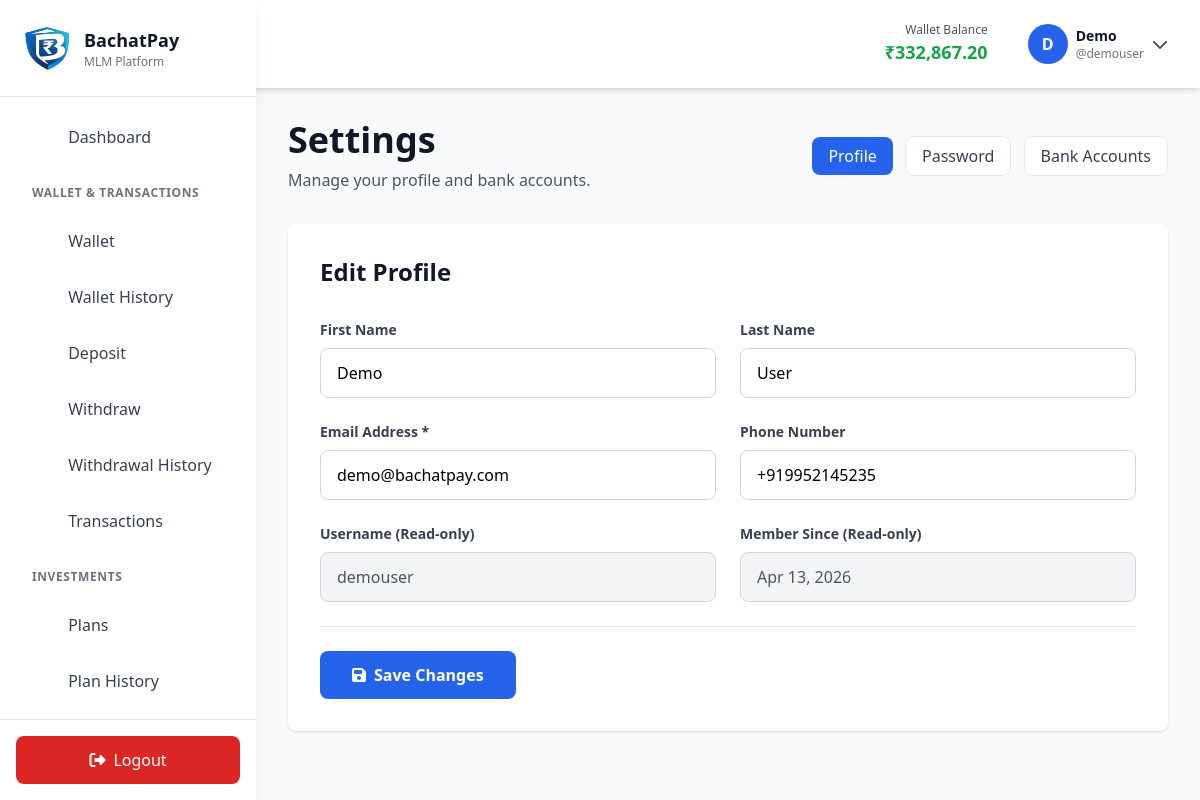
Screenshot of /settings.php (signed in) with the database file from the repository.
### tables this page shows
CREATE TABLE `users` (
  `user_id` int(11) NOT NULL,
  `username` varchar(50) NOT NULL,
  `email` varchar(100) NOT NULL,
  `password` varchar(255) NOT NULL,
  `sponsor_id` int(11) DEFAULT NULL,
  `first_name` varchar(50) DEFAULT NULL,
  `last_name` varchar(50) DEFAULT NULL,
  `phone` varchar(15) DEFAULT NULL,
  `city` varchar(50) DEFAULT NULL,
  `state` varchar(50) DEFAULT NULL,
  `bank_account` varchar(20) DEFAULT NULL,
  `bank_name` varchar(100) DEFAULT NULL,
  `ifsc_code` varchar(20) DEFAULT NULL,
  `wallet_balance` decimal(15,2) DEFAULT 0.00,
  `total_cashback_earned` decimal(15,2) DEFAULT 0.00,
  `total_commission_earned` decimal(15,2) DEFAULT 0.00,
  `total_downline_business` decimal(15,2) DEFAULT 0.00,
  `active_investment` decimal(15,2) DEFAULT 0.00,
  `registration_date` timestamp NOT NULL DEFAULT current_timestamp(),
  `last_login` datetime DEFAULT NULL,
  `status` enum('active','inactive','suspended') DEFAULT 'active',
  `role` enum('user','admin') DEFAULT 'user',
  `reset_token` varchar(255) DEFAULT NULL,
  `reset_expires` datetime DEFAULT NULL
);

### includes/db.php (called while the page is built, shortened)
<?php
require_once __DIR__ . '/config.php';
function isLoggedIn() {
    return isset($_SESSION['user_id']) && !empty($_SESSION['user_id']);
}
function getCurrentUser() {
    global $pdo;
    try {
        $stmt = $pdo->prepare('SELECT * FROM users WHERE user_id = ? AND status = "active"');
        $stmt->execute([$_SESSION['user_id']]);
        return $stmt->fetch();
    } catch (PDOException $e) {
        error_log('Error fetching user: ' . $e->getMessage());
        return null;
    }
}
?>

### includes/functions.php (called while the page is built, shortened)
<?php
require_once __DIR__ . '/config.php';
require_once __DIR__ . '/db.php';
function formatCurrency($amount) {
    return '₹' . number_format($amount, 2);
}
?>

### settings.php (the view, shortened to what this page needs)
<?php
require_once __DIR__ . '/includes/config.php';
require_once __DIR__ . '/includes/db.php';
require_once __DIR__ . '/includes/functions.php';
$user = getCurrentUser();
$tab = $_GET['tab'] ?? 'profile';
?>
<!DOCTYPE html>
<html lang="en">
<head>
    <script src="https://cdn.tailwindcss.com"></script>
    <link rel="stylesheet" href="https://cdnjs.cloudflare.com/ajax/libs/font-awesome/6.4.0/css/all.min.css">
</head>
<body class="bg-gray-50">
    <?php $currentPage = 'settings'; require_once __DIR__ . '/includes/navbar.php'; ?>
    <div class="lg:ml-64 px-4 sm:px-6 lg:px-8 py-8">
        <div class="mb-8 flex flex-col sm:flex-row sm:items-center sm:justify-between gap-4">
            <div>
                <h1 class="text-4xl font-bold text-gray-900 mb-2">Settings</h1>
                <p class="text-gray-600">Manage your profile and bank accounts.</p>
            </div>
            <div class="space-x-2">
                <a href="settings.php?tab=profile" class="px-4 py-2 rounded-lg <?php echo $tab === 'profile' ? 'bg-blue-600 text-white' : 'bg-white text-gray-700 border border-gray-200'; ?>">Profile</a>
                <a href="settings.php?tab=password" class="px-4 py-2 rounded-lg <?php echo $tab === 'password' ? 'bg-blue-600 text-white' : 'bg-white text-gray-700 border border-gray-200'; ?>">Password</a>
                <a href="settings.php?tab=bank-accounts" class="px-4 py-2 rounded-lg <?php echo $tab === 'bank-accounts' ? 'bg-blue-600 text-white' : 'bg-white text-gray-700 border border-gray-200'; ?>">Bank Accounts</a>
            </div>
        </div>
        <?php if ($tab === 'profile'): ?>
            <div class="bg-white rounded-lg shadow p-8 max-w-4xl">
                <h2 class="text-2xl font-bold text-gray-900 mb-8">Edit Profile</h2>
                <form method="POST" class="space-y-6">
                    <div class="grid grid-cols-1 md:grid-cols-2 gap-6">
                        <div>
                            <label class="block text-sm font-semibold text-gray-700 mb-2">First Name</label>
                            <input type="text" name="first_name" value="<?php echo htmlspecialchars($user['first_name'] ?? ''); ?>"
                                   class="w-full px-4 py-3 border border-gray-300 rounded-lg focus:ring-2 focus:ring-blue-500 focus:border-transparent">
                        </div>
                        <div>
                            <label class="block text-sm font-semibold text-gray-700 mb-2">Last Name</label>
                            <input type="text" name="last_name" value="<?php echo htmlspecialchars($user['last_name'] ?? ''); ?>"
                                   class="w-full px-4 py-3 border border-gray-300 rounded-lg focus:ring-2 focus:ring-blue-500 focus:border-transparent">
                        </div>
                        <div>
                            <label class="block text-sm font-semibold text-gray-700 mb-2">Email Address *</label>
                            <input type="email" name="email" value="<?php echo htmlspecialchars($user['email']); ?>" required
                                   class="w-full px-4 py-3 border border-gray-300 rounded-lg focus:ring-2 focus:ring-blue-500 focus:border-transparent">
                        </div>
                        <div>
                            <label class="block text-sm font-semibold text-gray-700 mb-2">Phone Number</label>
                            <input type="tel" name="phone" value="<?php echo htmlspecialchars($user['phone'] ?? ''); ?>"
                                   class="w-full px-4 py-3 border border-gray-300 rounded-lg focus:ring-2 focus:ring-blue-500 focus:border-transparent">
                        </div>
                        <div>
                            <label class="block text-sm font-semibold text-gray-700 mb-2">Username (Read-only)</label>
                            <input type="text" value="<?php echo htmlspecialchars($user['username']); ?>" disabled
                                   class="w-full px-4 py-3 border border-gray-300 rounded-lg bg-gray-100 text-gray-600">
                        </div>
                        <div>
                            <label class="block text-sm font-semibold text-gray-700 mb-2">Member Since (Read-only)</label>
                            <input type="text" value="<?php echo date('M d, Y', strtotime($user['registration_date'])); ?>" disabled
                                   class="w-full px-4 py-3 border border-gray-300 rounded-lg bg-gray-100 text-gray-600">
                        </div>
                    </div>
                    <div class="pt-6 border-t">
                        <button type="submit" class="bg-blue-600 hover:bg-blue-700 text-white font-bold py-3 px-8 rounded-lg transition">
                            <i class="fas fa-save mr-2"></i>Save Changes
                        </button>
                    </div>
                </form>
            </div>
        <?php endif; ?>
    </div>
</body>
</html>

### includes/navbar.php (shortened to what this page needs)
<?php
if (!function_exists('buildNavbar')) {
    function buildNavbar($currentPage = 'dashboard') {
        global $user;
        $navGroups = [
            'primary' => [
                'label' => null,
                'items' => [
                    'dashboard' => ['icon' => 'fas-home', 'label' => 'Dashboard', 'url' => 'dashboard.php'],
                ]
            ],
            'wallet' => [
                'label' => 'Wallet & Transactions',
                'items' => [
                    'wallet' => ['icon' => 'fas-wallet', 'label' => 'Wallet', 'url' => 'wallet.php'],
                    'wallet-history' => ['icon' => 'fas-history', 'label' => 'Wallet History', 'url' => 'wallet-history.php'],
                    'deposit' => ['icon' => 'fas-plus-circle', 'label' => 'Deposit', 'url' => 'deposit.php'],
                    'payout' => ['icon' => 'fas-arrow-up', 'label' => 'Withdraw', 'url' => 'payout.php'],
                    'payout-history' => ['icon' => 'fas-history', 'label' => 'Withdrawal History', 'url' => 'payout-history.php'],
                    'transactions' => ['icon' => 'fas-exchange-alt', 'label' => 'Transactions', 'url' => 'transactions.php'],
                ]
            ],
            'investments' => [
                'label' => 'Investments',
                'items' => [
                    'investment-plans' => ['icon' => 'fas-chart-bar', 'label' => 'Plans', 'url' => 'investment-plans.php'],
                    'plan-history' => ['icon' => 'fas-history', 'label' => 'Plan History', 'url' => 'plan-history.php'],
                ]
            ],
            'network' => [
                'label' => 'Network & Earnings',
                'items' => [
                    'team' => ['icon' => 'fas-sitemap', 'label' => 'Team', 'url' => 'team.php'],
                    'earning-history' => ['icon' => 'fas-chart-line', 'label' => 'Earning History', 'url' => 'earning-history.php'],
                ]
            ],
            'achievements' => [
                'label' => 'Achievements',
                'items' => [
                    'badges' => ['icon' => 'fas-trophy', 'label' => 'Badges', 'url' => 'badges.php'],
                ]
            ],
            'account' => [
                'label' => 'Account',
                'items' => [
                    'settings' => ['icon' => 'fas-cogs', 'label' => 'Settings', 'url' => 'settings.php'],
                    'support-tickets' => ['icon' => 'fas-headset', 'label' => 'Support', 'url' => 'support-tickets.php'],
                ]
            ],
        ];
        return [
            'groups' => $navGroups,
            'current' => $currentPage,
            'user' => $user
        ];
    }
}
?>
<div id="sidebar" class="fixed left-0 top-0 h-screen w-64 bg-white shadow-lg z-50 transform -translate-x-full lg:translate-x-0 transition-transform duration-300">
    <div class="p-6 border-b">
        <div class="flex items-center space-x-3">
            <img src="../assets/images/logos/logo.png" alt="Bachat Pay Logo" class="w-12 h-12">
            <div>
                <h1 class="text-lg font-bold text-gray-900">BachatPay</h1>
                <p class="text-xs text-gray-500">MLM Platform</p>
            </div>
        </div>
    </div>
    <nav class="p-4 space-y-2 overflow-y-auto scrollbar-thin max-h-[calc(100vh-180px)]">
        <?php
        $navbar = buildNavbar($currentPage ?? 'dashboard');
        foreach ($navbar['groups'] as $groupKey => $group):
        ?>
            <?php if ($group['label']): ?>
                <div class="px-4 pt-4 pb-2">
                    <p class="text-xs font-semibold text-gray-500 uppercase tracking-wider"><?php echo $group['label']; ?></p>
                </div>
            <?php endif; ?>
            <?php foreach ($group['items'] as $key => $item):
                $isActive = $navbar['current'] === $key;
            ?>
                <a href="<?php echo $item['url']; ?>"
                   class="block px-4 py-3 rounded-lg transition <?php echo $isActive ? 'bg-blue-600 text-white' : 'text-gray-700 hover:bg-gray-100'; ?>">
                    <span><?php echo $item['label']; ?></span>
                </a>
            <?php endforeach; ?>
        <?php endforeach; ?>
    </nav>
    <div class="absolute bottom-0 w-full p-4 border-t">
        <a href="logout.php" class="block w-full px-4 py-3 bg-red-600 text-white rounded-lg text-center font-medium hover:bg-red-700 transition">
            <i class="fas fa-sign-out-alt mr-2"></i>Logout
        </a>
    </div>
</div>
<nav class="bg-white shadow-md sticky top-0 z-30">
    <div class="p-4 flex justify-between items-center">
        <div class="flex items-center space-x-4">
            <div class="hidden sm:block">
                <h2 class="text-sm font-bold text-gray-900">Dashboard</h2>
                <p class="text-xs text-gray-500">MLM Financial Management</p>
            </div>
        </div>
        <div class="flex items-center space-x-6">
            <div class="hidden md:block text-right">
                <p class="text-xs text-gray-600">Wallet Balance</p>
                <p class="text-lg font-bold text-green-600"><?php echo formatCurrency($user['wallet_balance'] ?? 0); ?></p>
            </div>
            <div class="relative group">
                <button class="flex items-center space-x-2 px-4 py-2 rounded-lg hover:bg-gray-100 transition">
                    <div class="w-10 h-10 bg-blue-600 text-white rounded-full flex items-center justify-center font-bold">
                        <?php echo strtoupper(substr($user['username'] ?? 'U', 0, 1)); ?>
                    </div>
                    <div class="hidden sm:block text-left">
                        <p class="text-sm font-bold text-gray-900"><?php echo htmlspecialchars($user['first_name'] ?? $user['username'] ?? 'User'); ?></p>
                        <p class="text-xs text-gray-500">@<?php echo htmlspecialchars($user['username'] ?? 'user'); ?></p>
                    </div>
                    <i class="fas fa-chevron-down text-gray-600"></i>
                </button>
            </div>
        </div>
    </div>
</nav>

### rows the page displays
users: wallet_balance "₹332,867.20", username "D", first_name "Demo", username "demouser", last_name "User", email "demo@bachatpay.com", phone "+919952145235", registration_date "Apr 13, 2026"

### other values shown
$item['label'] "Dashboard"
$group['label'] "WALLET & TRANSACTIONS"
$item['label'] "Wallet"
$item['label'] "Wallet History"
$item['label'] "Deposit"
$item['label'] "Withdraw"
$item['label'] "Withdrawal History"
$item['label'] "Transactions"
$group['label'] "INVESTMENTS"
$item['label'] "Plans"
$item['label'] "Plan History"
